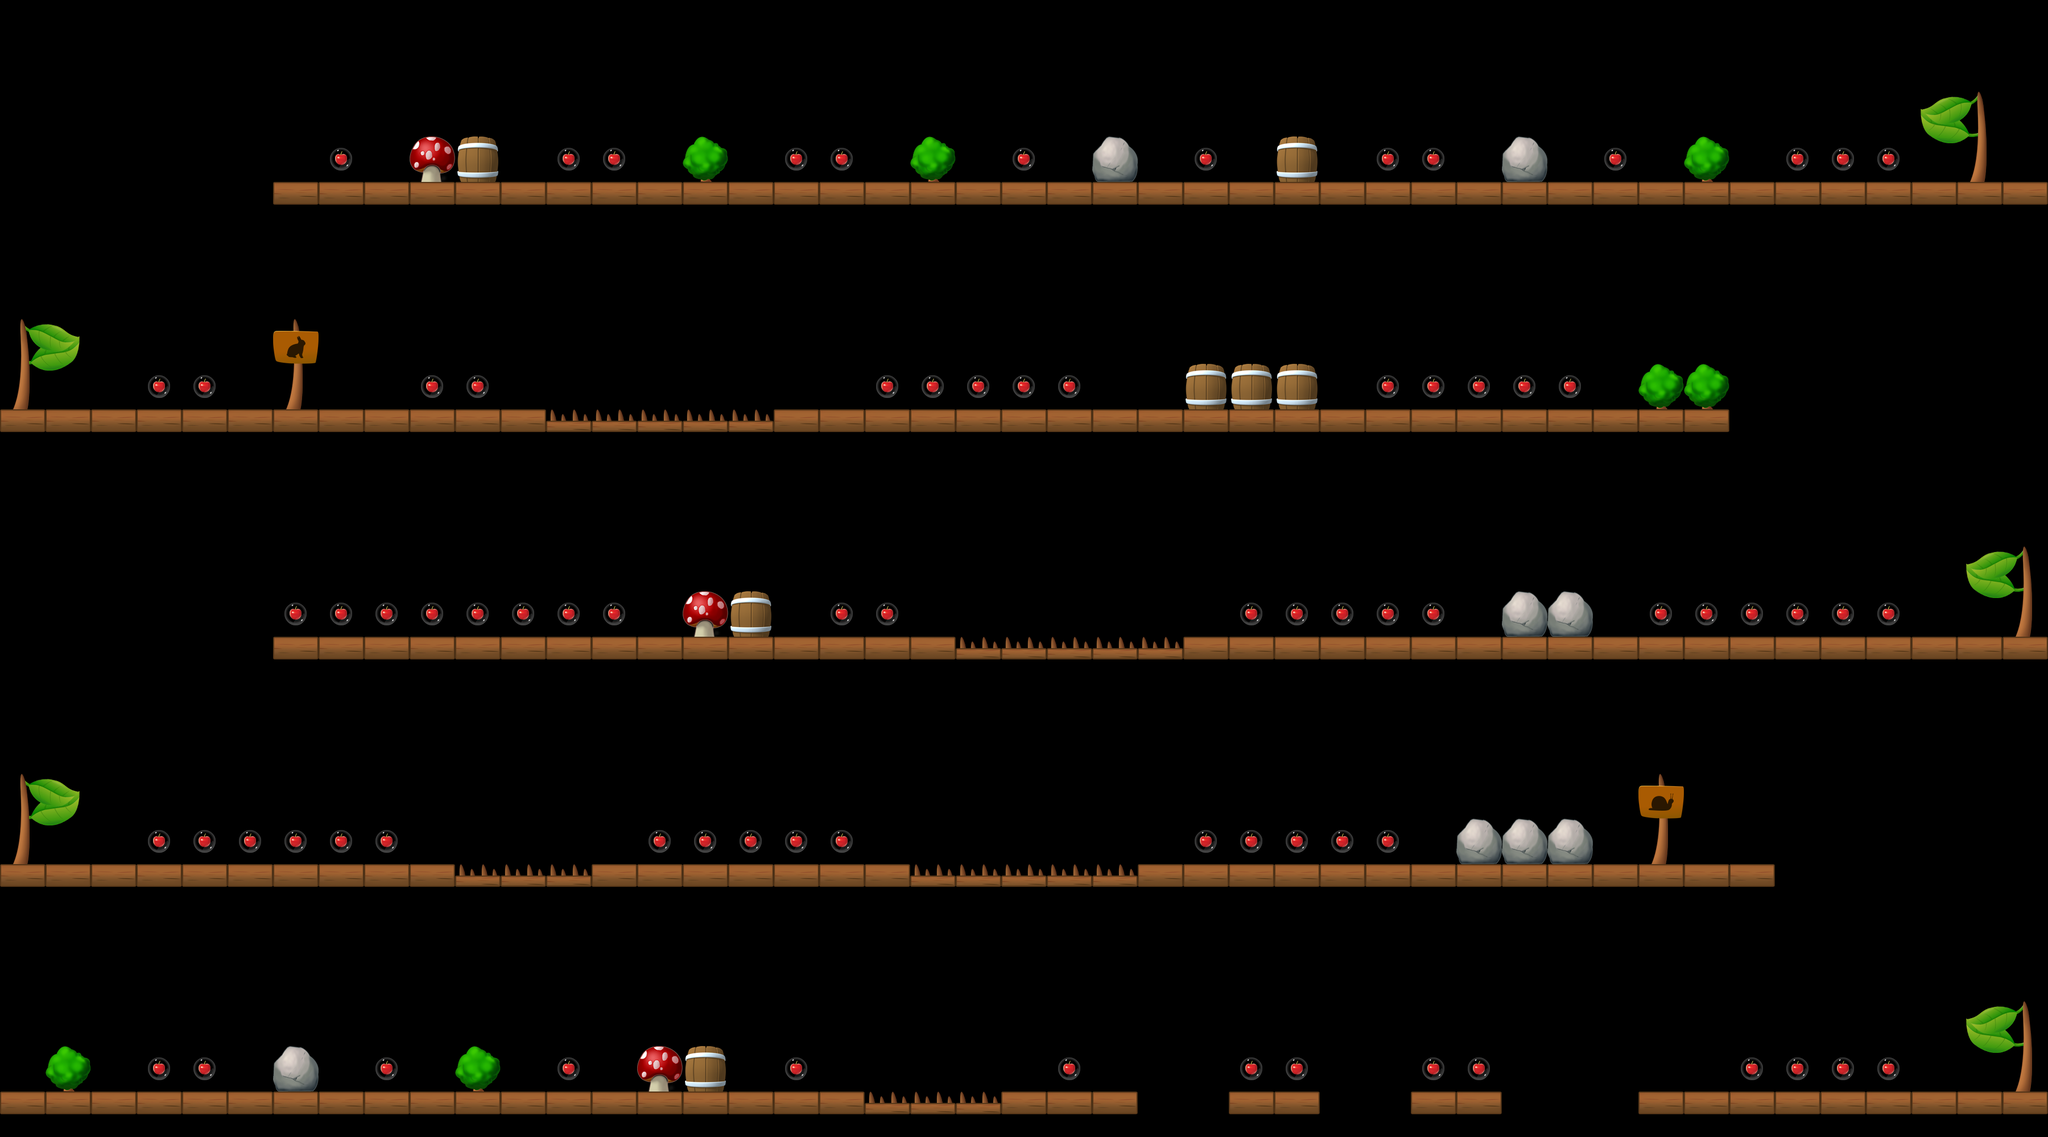

A level layout from a 2D game, rendered from its tile map. Below: a short description, then the map file with tile-grid data replaced by summaries:
An orthogonal 45x25 tile map with 80x80 px tiles, 1 tile layer (Level).

<map version="1.0" orientation="orthogonal" width="45" height="25" tilewidth="80" tileheight="80">
 <properties>
  <property name="StartDirection" value="1" />
 </properties>
 <tileset firstgid="1" name="Untitled" tilewidth="80" tileheight="80">
  <image source="tileset.png" width="640" height="320" />
 </tileset>
 <layer name="Level" width="45" height="25">
  <data>[1125 cells, 321 non-empty, 20 distinct tile ids]</data>
 </layer>
</map>
